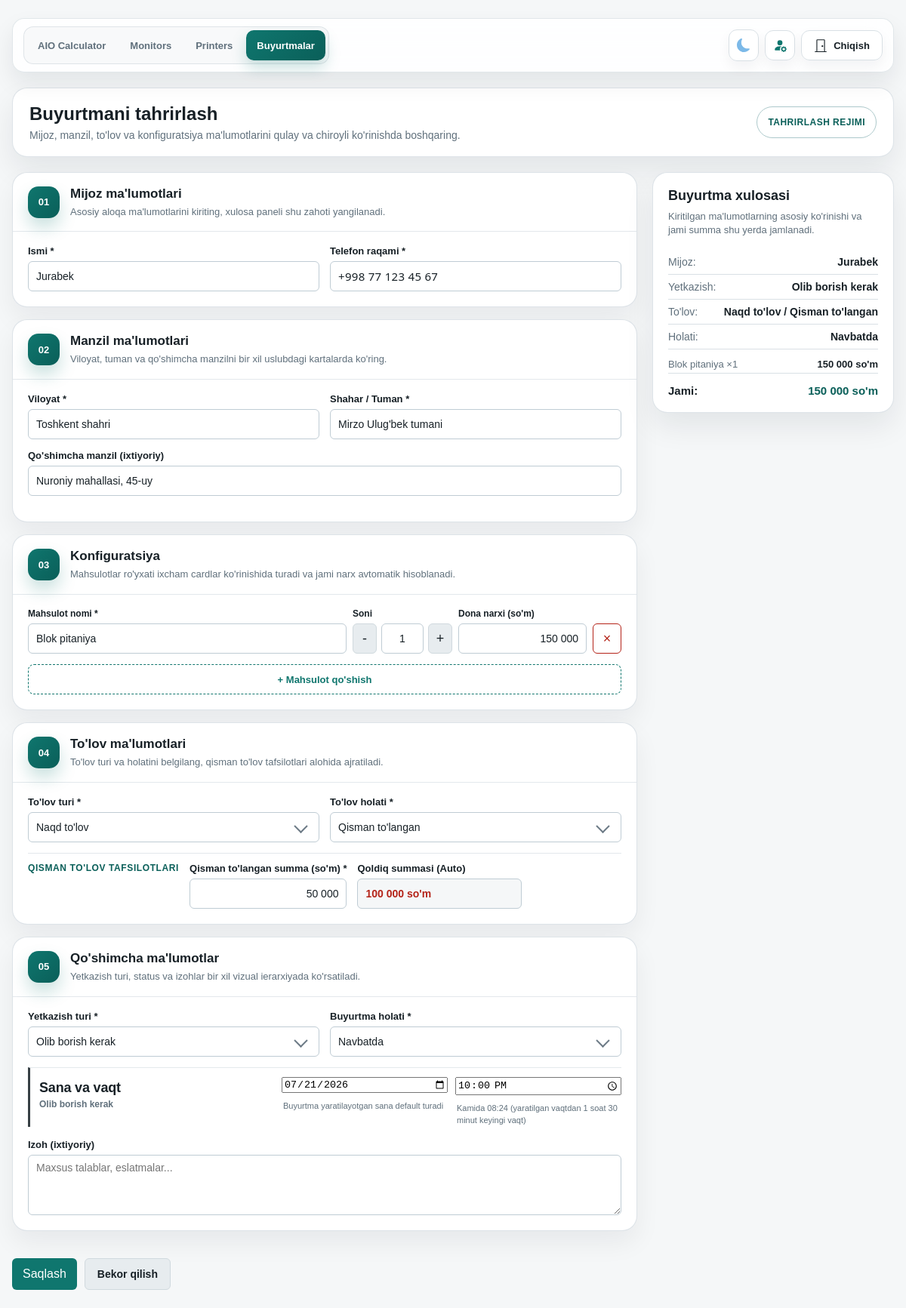
Before: /orders/9/?edit=1 (signed in) with the older database file.
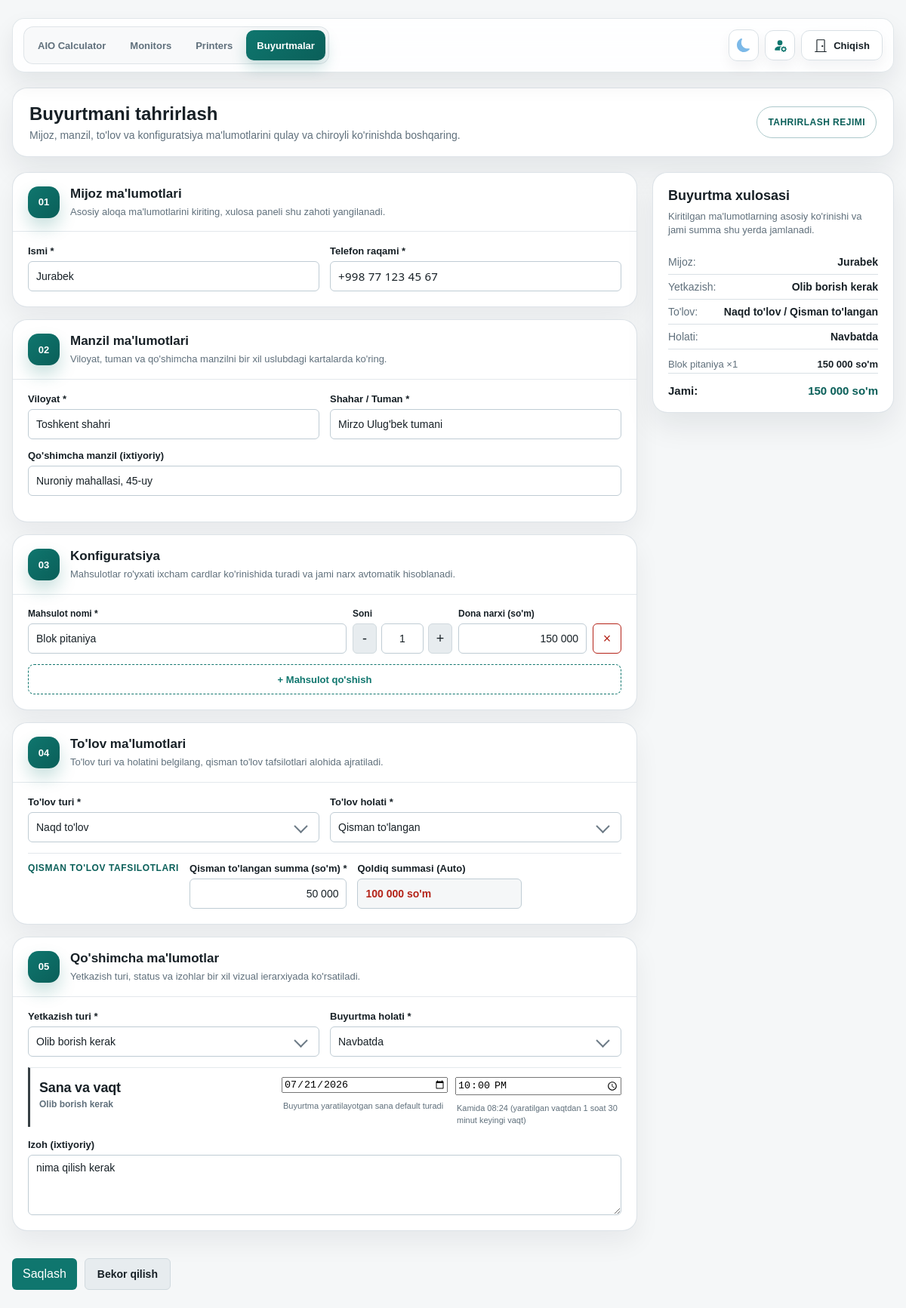
After: the same page with the newer database file.
### orders/models.py (models this page shows, shortened)
class OrderItem(models.Model):
    order = models.ForeignKey(Order, on_delete=models.CASCADE, related_name="items")
    build_quote = models.ForeignKey(
        "calculator.BuildQuote",
        on_delete=models.SET_NULL,
        null=True,
        blank=True,
        related_name="order_items",
        verbose_name="Kalkulyator konfiguratsiyasi",
    )
    config_label = models.CharField(max_length=255, verbose_name="Konfiguratsiya")
    quantity = models.PositiveIntegerField(default=1, verbose_name="Soni")
    unit_price_usd = models.DecimalField(
        max_digits=12, decimal_places=2, default=0, verbose_name="Dona narxi (USD)"
    )
    unit_price_uzs = models.DecimalField(
        max_digits=16, decimal_places=2, default=0, verbose_name="Dona narxi (so'm)"
    )
    class Meta:
        verbose_name = "Buyurtma elementi"
        verbose_name_plural = "Buyurtma elementlari"

class Order(models.Model):
    class DeliveryType(models.TextChoices):
        DELIVERY = "DELIVERY", "Olib borish kerak"
        POST = "POST", "Pochta (BTS, UzPost, YandexGo...)"
        PICKUP = "PICKUP", "Olib ketadi"
    class PaymentType(models.TextChoices):
        CASH = "CASH", "Naqd to'lov"
        CARD = "CARD", "Kartadan to'lov"
        TRANSFER = "TRANSFER", "Bank orqali"
        CASH_CARD = "CASH_CARD", "Aralash to'lov"
    class PaymentStatus(models.TextChoices):
        UNPAID = "UNPAID", "To'lanmagan"
        ON_DELIVERY = "ON_DELIVERY", "Yetkazilganda to'lanadi"
        ON_PICKUP = "ON_PICKUP", "Olib ketishda to'lanadi"
        PARTIAL = "PARTIAL", "Qisman to'langan"
        PAID = "PAID", "To'langan"
    class ProductionStatus(models.TextChoices):
        AGREED = "AGREED", "Kelishuvda"
        QUEUED = "QUEUED", "Navbatda"
        IN_PROGRESS = "IN_PROGRESS", "Tayyorlanmoqda"
        READY = "READY", "Tayyor"
        SHIPPING = "SHIPPING", "Yo'lda"
        DELIVERED = "DELIVERED", "Yetkazildi"
        ON_HOLD = "ON_HOLD", "To'xtatildi"
        CANCELLED = "CANCELLED", "Bekor qilindi"
    DELIVERY_STATUS_FLOWS = {
        DeliveryType.DELIVERY: [
            ProductionStatus.AGREED,
            ProductionStatus.QUEUED,
            ProductionStatus.IN_PROGRESS,
            ProductionStatus.READY,
            ProductionStatus.SHIPPING,
            ProductionStatus.DELIVERED,
        ],
        DeliveryType.POST: [
            ProductionStatus.AGREED,
            ProductionStatus.QUEUED,
            ProductionStatus.IN_PROGRESS,
            ProductionStatus.READY,
            ProductionStatus.SHIPPING,
            ProductionStatus.DELIVERED,
        ],
        DeliveryType.PICKUP: [
            ProductionStatus.AGREED,
            ProductionStatus.QUEUED,
            ProductionStatus.IN_PROGRESS,
            ProductionStatus.READY,
            ProductionStatus.DELIVERED,
        ],
    }
    GLOBAL_PRODUCTION_STATUSES = [
        ProductionStatus.CANCELLED,
        ProductionStatus.ON_HOLD,
    ]
    DELIVERY_STATUS_LABELS = {
        DeliveryType.DELIVERY: {
            ProductionStatus.SHIPPING: "Yo'lda",
            ProductionStatus.DELIVERED: "Yetkazildi",
        },
        DeliveryType.POST: {
            ProductionStatus.SHIPPING: "Jo'natildi",
            ProductionStatus.DELIVERED: "Qabul qilib oldi",
        },
        DeliveryType.PICKUP: {
            ProductionStatus.DELIVERED: "Olib ketildi",
        },
    }
    order_number = models.CharField(
        max_length=24, unique=True, blank=True, null=True, verbose_name="Buyurtma raqami"
    )
    sold_by = models.ForeignKey(
        User, on_delete=models.PROTECT, related_name="orders", verbose_name="Sotuvchi"
    )
    customer_name = models.CharField(max_length=120, verbose_name="Mijoz ismi")
    customer_phone = models.CharField(max_length=30, verbose_name="Telefon raqami")
    region = models.CharField(max_length=80, verbose_name="Viloyat")
    district = models.CharField(max_length=80, verbose_name="Tuman")
    city = models.CharField(max_length=80, verbose_name="Shahar")
    landmark = models.CharField(max_length=200, blank=True, verbose_name="Mo'ljal")
    delivery_type = models.CharField(
        max_length=20, choices=DeliveryType.choices, verbose_name="Yetkazish turi"
    )
    payment_type = models.CharField(
        max_length=20, choices=PaymentType.choices, verbose_name="To'lov turi"
    )
    payment_status = models.CharField(
        max_length=20,
        choices=PaymentStatus.choices,
        default=PaymentStatus.UNPAID,
        verbose_name="To'lov holati",
    )
    production_status = models.CharField(
        max_length=20,
        choices=ProductionStatus.choices,
        default=ProductionStatus.AGREED,
        verbose_name="Ishlab chiqarish holati",
    )
    total_price_usd = models.DecimalField(
        max_digits=12, decimal_places=2, default=0, verbose_name="Jami (USD)"
    )
    total_price_uzs = models.DecimalField(
        max_digits=16, decimal_places=0, default=0, verbose_name="Jami (so'm)"
    )
    delivery_date = models.DateField(null=True, blank=True, verbose_name="Yetkazib berish sanasi")
    delivery_time = models.CharField(max_length=10, null=True, blank=True, verbose_name="Yetkazib berish vaqti")
    partial_amount = models.DecimalField(
        max_digits=16, decimal_places=0, default=0, verbose_name="Qisman to'langan summa"
    )
    notes = models.TextField(blank=True, verbose_name="Izoh")
    created_at = models.DateTimeField(auto_now_add=True)
    updated_at = models.DateTimeField(auto_now=True)
    delivered_at = models.DateTimeField(null=True, blank=True, verbose_name="Yetkazib berilgan vaqt")
    class Meta:
        ordering = ["-created_at"]
        verbose_name = "Buyurtma"
        verbose_name_plural = "Buyurtmalar"
    @classmethod
    def production_status_flow(cls, delivery_type):
        return cls.DELIVERY_STATUS_FLOWS.get(
            delivery_type,
            cls.DELIVERY_STATUS_FLOWS[cls.DeliveryType.DELIVERY],
        )
    @classmethod
    def production_status_label(cls, status, delivery_type=None):
        if delivery_type:
            custom = cls.DELIVERY_STATUS_LABELS.get(delivery_type, {})
            if status in custom:
                return custom[status]
        return dict(cls.ProductionStatus.choices).get(status, status)
    @classmethod
    def production_status_choices_for_delivery(cls, delivery_type):
        statuses = list(cls.production_status_flow(delivery_type))
        for status in cls.GLOBAL_PRODUCTION_STATUSES:
            if status not in statuses:
                statuses.append(status)
        return [(status, cls.production_status_label(status, delivery_type)) for status in statuses]

### orders/views.py (the view, shortened to what this page needs)
# urls.py: path("<int:pk>/", views.order_detail, name="detail"),
@login_required
def order_detail(request, pk):
    from calculator.models import CalculatorSettings
    try:
        settings = CalculatorSettings.objects.first()
        usd_rate = int(settings.usd_rate) if settings and settings.usd_rate else 12850
    except:
        usd_rate = 12850
    order = get_object_or_404(
        _orders_for_user(request.user).prefetch_related("items").select_related("sold_by"),
        pk=pk,
    )
    if request.method == "GET" and request.GET.get("edit") == "1":
        return render(request, "orders/order_form.html", _form_context(order, {}))

### orders/views.py (called while the page is built)
def _orders_for_user(user):
    qs = Order.objects.all()
    if user.is_superuser:
        return qs
    return qs.filter(sold_by=user)

def _serialize_choices(choices):
    return [{"value": value, "label": label} for value, label in choices]

def _production_status_groups_json():
    groups = {}
    for delivery_type, _ in Order.DeliveryType.choices:
        groups[delivery_type] = _serialize_choices(
            Order.production_status_choices_for_delivery(delivery_type)
        )
    return json.dumps(groups, ensure_ascii=False)

### orders/templates/orders/order_form.html (shortened to what the changed rows need)
{% extends "base.html" %}
{% block content %}
<div style="margin-top:20px;">
  <div class="order-page-header">
    <div>
      <h2>{% if order %}Buyurtmani tahrirlash{% else %}Yangi buyurtma{% endif %}</h2>
    </div>
  </div>
  <form method="post" id="order-form">
    <div class="order-form-layout">
      <div class="form-sections">
        <div class="panel form-section section-card">
          <div class="section-body">
            <div class="form-row">
              <div class="field">
                <label>Ismi *</label>
                <input type="text" name="customer_name" value="{{ v_customer_name }}" placeholder="Ism Familiya" required>
              </div>
              <div class="field">
                <label>Telefon raqami *</label>
                <input type="tel" name="customer_phone" id="customer_phone" value="{{ v_customer_phone }}" placeholder="+998 −− −−− −− −−" required>
              </div>
            </div>
          </div>
        </div>
        <div class="panel form-section section-card">
          <div class="section-body">
            <div class="form-row">
              <div class="field">
                <div class="autocomplete-wrapper">
                  <input type="text" name="region" id="region-input" value="{{ v_region }}" placeholder="Tanlang yoki yozing" required autocomplete="off">
                </div>
              </div>
              <div class="field">
                <div class="autocomplete-wrapper">
                  <input type="text" name="district" id="district-input" value="{{ v_district }}" placeholder="Avval viloyatni tanlang" required autocomplete="off">
                </div>
              </div>
            </div>
            <div class="form-row full">
              <div class="field">
                <label>Qo'shimcha manzil (ixtiyoriy)</label>
                <input type="text" name="city" value="{{ v_city }}" placeholder="Ko'cha, uy raqami, orientir...">
              </div>
            </div>
          </div>
        </div>
        <div class="panel form-section section-card">
          <div class="section-body">
            <div id="items-container" class="items-container">
              {% if order %}
                {% for item in order.items.all %}
                  <div class="item-row">
                    <div class="field"><label>Mahsulot nomi *</label>
                      <input type="text" name="config_label" value="{{ item.config_label }}" placeholder="i5 / 16GB / 512GB SSD yoki Monitor yoki Printer" required></div>
                    <div class="field"><label>Soni</label>
                      <div class="quantity-control">
                        <button type="button" class="quantity-btn" onclick="changeItemQuantity(this, -1)">-</button>
                        <input type="text" name="quantity" value="{{ item.quantity }}" inputmode="numeric" class="quantity-input" required>
                        <button type="button" class="quantity-btn" onclick="changeItemQuantity(this, 1)">+</button>
                      </div></div>
                    <div class="field"><label>Dona narxi (so'm)</label>
                      <input type="text" name="unit_price_uzs" value="{% if item.unit_price_uzs %}{{ item.unit_price_uzs|floatformat:0 }}{% else %}{% widthratio item.unit_price_usd 1 usd_rate %}{% endif %}" inputmode="numeric" class="money-input"></div>
                    <button type="button" class="remove-item-btn" onclick="removeItem(this)" title="O'chirish">×</button>
                  </div>
                {% endfor %}
              {% else %}
                <div class="empty-items-state">Mahsulot qo'shilgach konfiguratsiya shu yerda card ko'rinishida chiqadi.</div>
              {% endif %}
            </div>
          </div>
        </div>
        <div class="panel form-section section-card">
          <div class="section-body">
            <div id="time-info-group" class="highlight-group datetime-layout" style="display: none;">
              <div class="datetime-fields">
                <div class="field datetime-field">
                  <input type="time" name="delivery_time" id="delivery-time-input" value="{{ v_delivery_time }}" step="1800">
                  <span id="time-hint" class="field-hint"></span>
                </div>
              </div>
            </div>
            <div class="form-row full">
              <div class="field">
                <label>Izoh (ixtiyoriy)</label>
                <textarea name="notes" placeholder="Maxsus talablar, eslatmalar...">{{ v_notes }}</textarea>
              </div>
            </div>
          </div>
        </div>
      </div>
    </div>
  </form>
</div>
{% endblock %}

Changed rows visible on the page:
changed Order "Jurabek": notes (not shown) → "nima qilish kerak"
